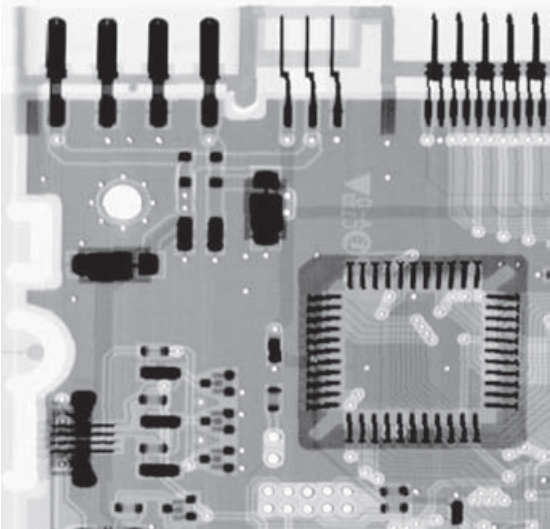
#> input picture circuit board.png, 550 x 529 px
$ python salt_pepper_noise_histogram.py
#> lines starting #> are read from the running program, lines starting #| are printed output that depends on the picture
import cv2
import numpy as np
import matplotlib.pyplot as plt

# Hàm thêm nhiễu salt và pepper vào hình ảnh
def add_salt_noise(image, salt_probability):
#> called with salt_probability = 0.02
    noisy_image = np.copy(image)
    num_salt = np.ceil(salt_probability * image.size).astype(int)
#> num_salt = 5819
    salt_coords = [np.random.randint(0, i - 1, num_salt) for i in image.shape]
    noisy_image[tuple(salt_coords)] = 255
    return noisy_image

def add_pepper_noise(image, pepper_probability):
#> called with pepper_probability = 0.02
    noisy_image = np.copy(image)
    num_pepper = np.ceil(pepper_probability * image.size).astype(int)
#> num_pepper = 5819
    pepper_coords = [np.random.randint(0, i - 1, num_pepper) for i in image.shape]
    noisy_image[tuple(pepper_coords)] = 0
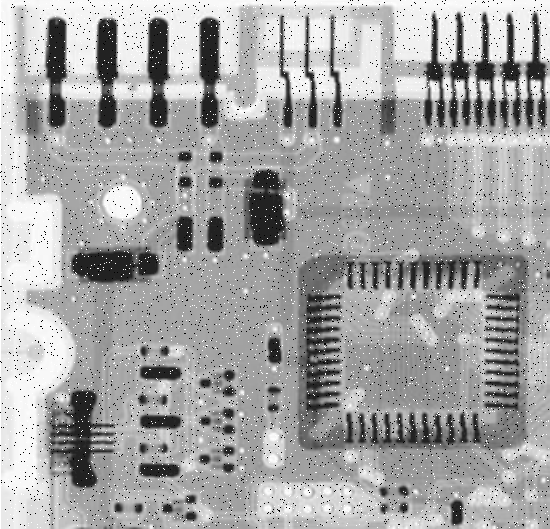
#> noisy_image: shape (529, 550); min 0, max 255, mean 165
    return noisy_image

# Đọc hình ảnh gốc
image = cv2.imread('../circuit board.png', cv2.IMREAD_GRAYSCALE)

# Thêm nhiễu salt và pepper vào hình ảnh
salt_probability = 0.02  # Đổi xác suất tùy ý
pepper_probability = 0.02  # Đổi xác suất tùy ý
noisy_image = add_salt_noise(image, salt_probability)
noisy_image = add_pepper_noise(noisy_image, pepper_probability)
# Ảnh đã được thêm 2% salt và 2% pepper

# Vẽ histogram cho hình ảnh có nhiễu
plt.hist(noisy_image.ravel(), bins=256, range=(0, 255), density=True, color='gray', alpha=0.7)
plt.xlabel('Pixel Value')
plt.ylabel('Normalized Frequency')
plt.title('Histogram of Noisy Image')
plt.show()
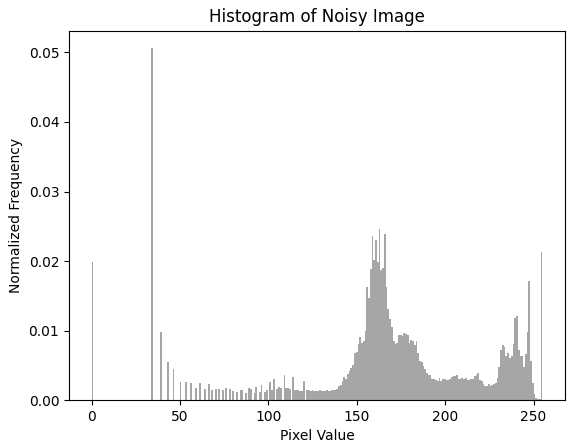
#> figure drawn by matplotlib, 1 panel; tallest bar 0.0506 high, from x = 33.87 to 34.86

$ run again, with Gaussian noise 1.png copied over circuit board.png
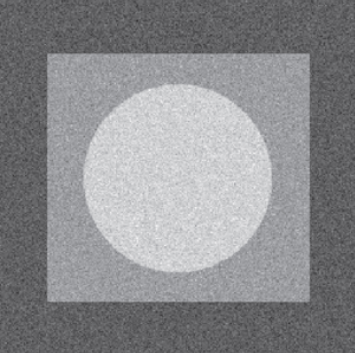
#> input picture Gaussian noise 1.png, 355 x 353 px
#> in add_pepper_noise, `noisy_image[tuple(pepper_coords)] = 0`:
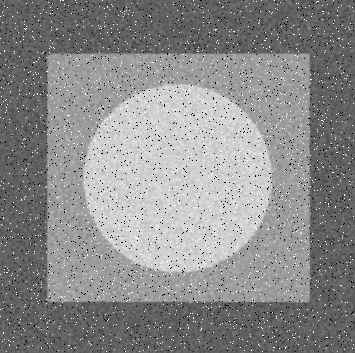
#> noisy_image: shape (353, 355); min 0, max 255, mean 138.7
#> `plt.show()`:
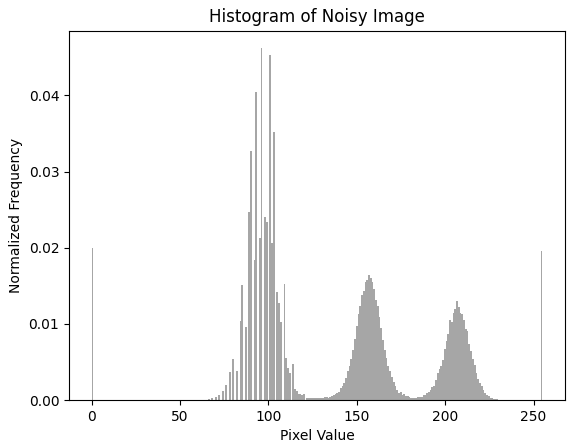
#> figure drawn by matplotlib, 1 panel; tallest bar 0.0462 high, from x = 95.62 to 96.62

$ run again, with Turkey Coffee.png copied over circuit board.png
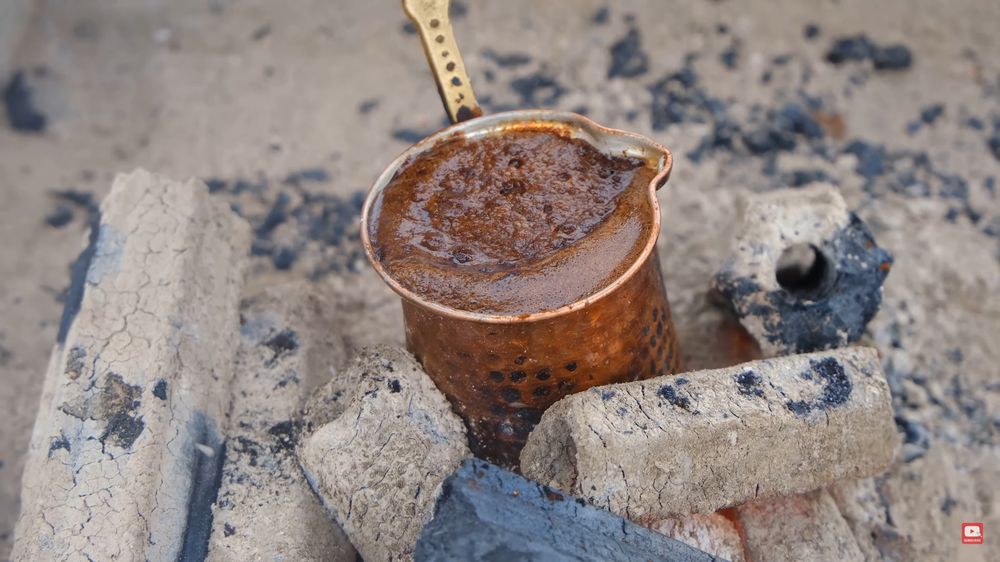
#> input picture Turkey Coffee.png, 1000 x 562 px, shrunk from 1920 x 1080 before the run
#> in add_pepper_noise, `noisy_image[tuple(pepper_coords)] = 0`:
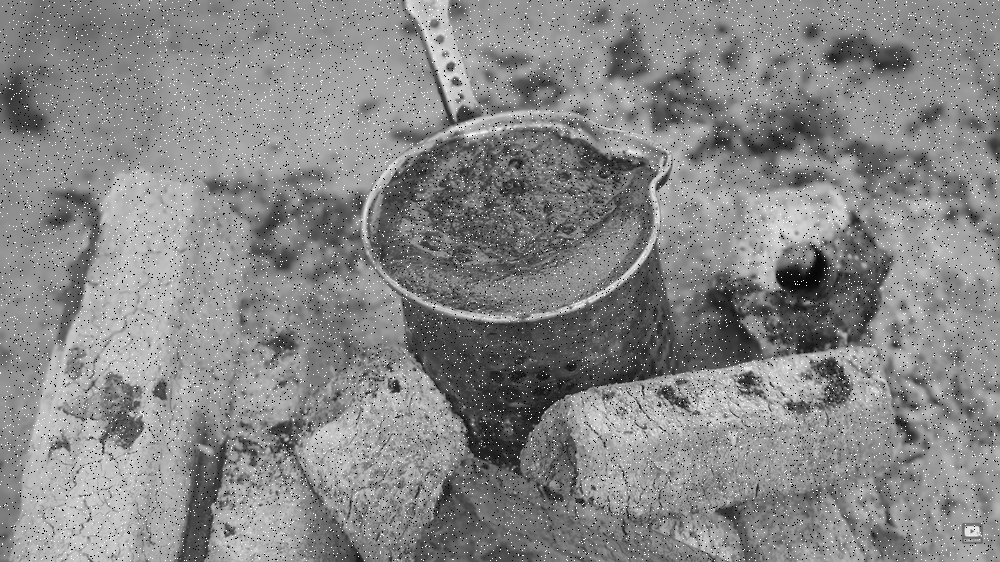
#> noisy_image: shape (562, 1000); min 0, max 255, mean 134.8
#> `plt.show()`:
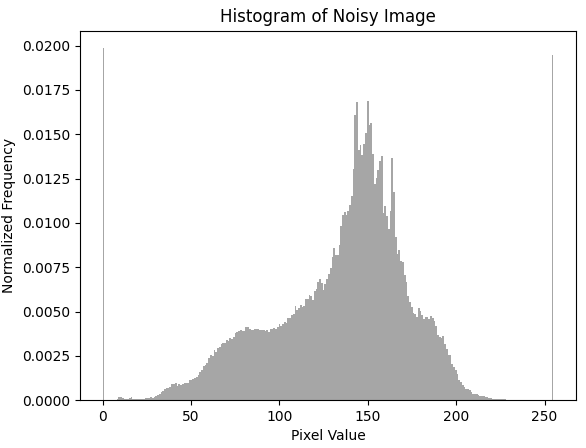
#> figure drawn by matplotlib, 1 panel; tallest bar 0.0199 high, from x = 0 to 0.996
